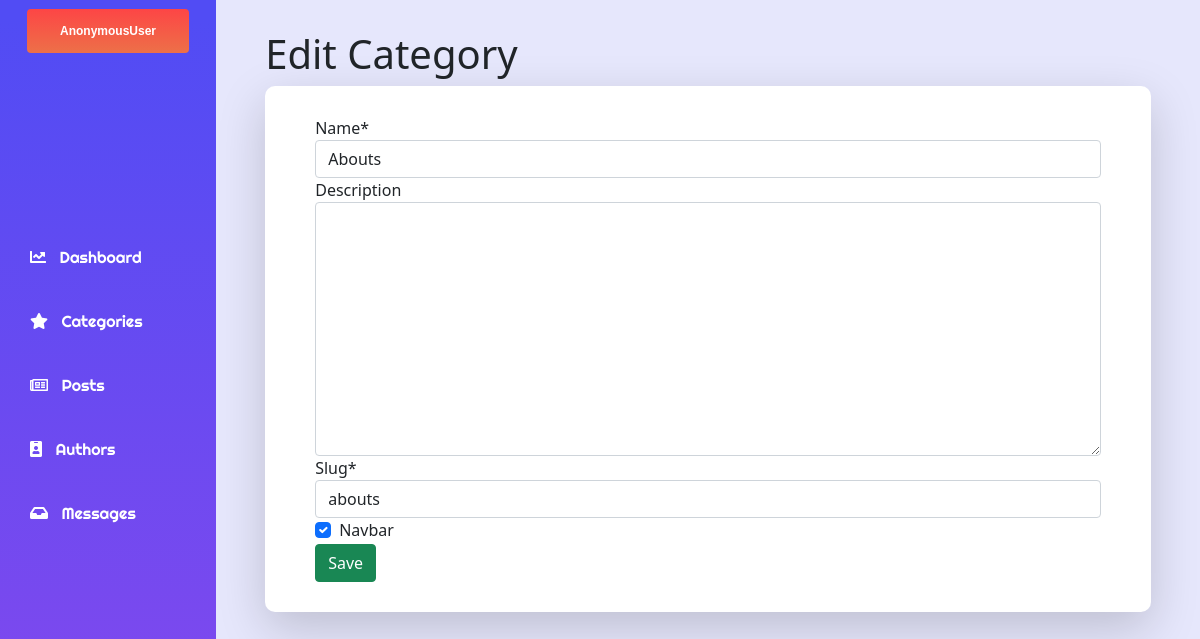
The page /dashboard/categoryEdit/abouts/ on the database its author committed.
### website/models.py (models this page shows, shortened)
class Category(models.Model):
    name = models.CharField(max_length=250, unique=True)
    description = models.TextField(blank=True)
    slug = models.SlugField(null=True,unique=True)
    navbar = models.BooleanField(default=False)
    class Meta:
        ordering = ('name',)
        verbose_name = 'category'
        verbose_name_plural = 'categories'

### dashboard/views.py (the view)
# urls.py: path('categoryEdit/<slug:category_slug>/', views.editCategory, name='editCategory'),
def editCategory(request, category_slug):
    editCateogry = Category.objects.get(slug=category_slug)
    form = CategoryForm(request.POST or None, instance = editCateogry)
    if form.is_valid():
        form.save()
        return HttpResponseRedirect(reverse('dashboard:categories'))
    context = {'form':form}
    return render(request, 'dashboard/category_edit.html', context )

### contact/forms.py
class MessageForm(ModelForm):
    class Meta:
        model = Messages
        fields = ['name', 'email', 'body']

### website/forms.py
class CategoryForm(ModelForm):
    class Meta:
        model = Category
        fields = '__all__'

### website/context_processors.py (called while the page is built)
def whatWeDo(request):
    whatWeDo = Post.objects.filter(category = 8)
    return dict(whatWeDo=whatWeDo)

def menu(request):
    links = Category.objects.filter(navbar = True)
    return dict(links=links)

def post_menu(request):
    post_list = Post.objects.filter(published = True)
    return dict(post_list=post_list)

def message_count(request):
    message_countAll = Messages.objects.filter(read=False)
    message_count = message_countAll.count()
    return dict(message_count=message_count)

def contact_form(request):
    formMessage = MessageForm()
    context = {
        'formMessage':formMessage
    }
    return context

### dashboard/templates/dashboard/category_edit.html (shortened to what this page needs)
{% extends "baseManager.html" %}
{% load static %}
{% load crispy_forms_tags %}
{% block content%}
<link rel="stylesheet" href="{% static 'css/category.css' %}" />
  <div class="content mobileContainer">
    <div style="width: 90%;" class="tableHeaderContainer">
      <div class="postSection">
        <h1 class="postSectionItem">Edit Category</h1>
      </div>
    </div>
<div style="border-radius: 10px; " class="tableConatiner shadow-lg">
    <form style="width: 100%;" class="formContainer" action="" method="post" enctype="multipart/form-data">
        {{ form | crispy }}
        <button class="btn btn-success" type="submit">Save</button>
    </form>
</div>
</div>
    {% endblock content %}

### static/css/manager.css (style rules this page uses)
@media only screen and (min-width: 969px) { .content { height: 100vh !important; background-color: #E6E7FC; width: 82%; display: flex; align-items: center; flex-direction: column; } }
@media only screen and (min-width: 969px) { .sidebar, .content { height: 100vh !important; overflow: auto; float: left; } }

### static/css/category.css (style rules this page uses)
@media only screen and (min-width: 969px) { .formContainer { width: 90%; } }
@media only screen and (min-width: 969px) { .tableConatiner { display: flex; justify-content: center; width: 90%; padding: 30px 50px; border-radius: 70px; background-color: white; } }
@media only screen and (min-width: 969px) { .postSection { display: flex; align-items: center; } }
@media only screen and (min-width: 969px) { .tableHeaderContainer { padding-top: 3%; display: flex; align-items: center; justify-content: space-between; } }
@media only screen and (min-width: 969px) { .postSectionItem { margin-right:30px; } }
@media only screen and (min-width: 969px) { ::placeholder { padding: 10px; } }

### rows shown on the page
Category: name "Abouts", slug "abouts", navbar "☑"

### other values the page prints
{{ request.user }} "AnonymousUser"
